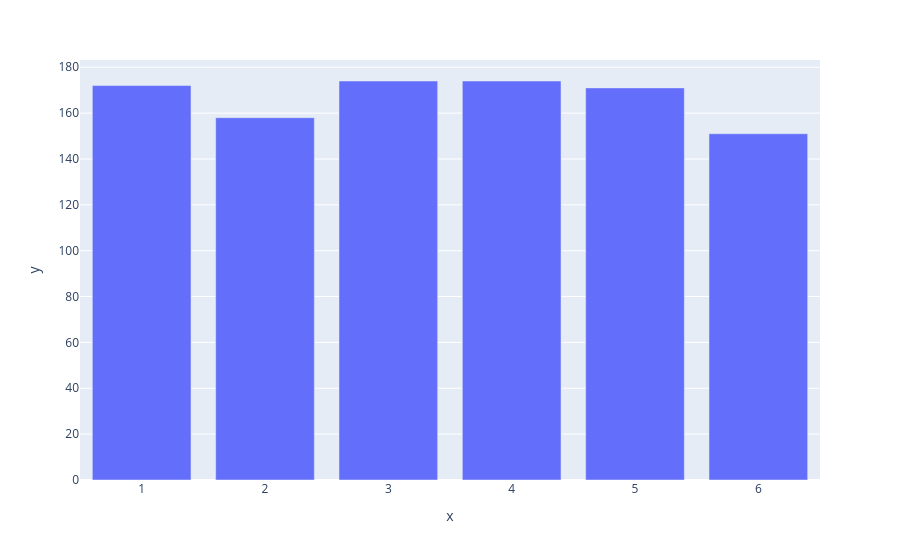

This figure's notebook cell:
### Code cell
from random import randint
import plotly.express as px

class Die:
    # 주사위 하나를 나타내는 클래스

    def __init__(self, num_sides=6):
        '''6면체 주사위'''
        self.num_sides = num_sides

    def roll(self):
        '''1에서 주사위 면 수 까지의 임의의 숫자를 반환합니다.'''
        return randint(1, self.num_sides)


die = Die()

results = []
for roll_num in range(100):
    result = die.roll()
    results.append(result)

#print(results)

results = []
for roll_num in range(1000):
    result = die.roll()
    results.append(result)

frequencies = []
poss_results = range(1, die.num_sides+1)
for value in poss_results:
    frequency = results.count(value)
    frequencies.append(frequency)

print(frequencies)

#결과 시각화
fig = px.bar(x=poss_results, y=frequencies)
fig.show()

### Figure 1 — Plotly figure (JSON) as saved in the notebook; plotly's stock layout.template omitted (floating-point values rounded to 4 significant figures)
{"data": [{"hovertemplate": "x=%{x}<br>y=%{y}<extra></extra>", "legendgroup": "", "marker": {"color": "#636efa", "pattern": {"shape": ""}}, "name": "", "orientation": "v", "showlegend": false, "textposition": "auto", "type": "bar", "x": [1, 2, 3, 4, 5, 6], "xaxis": "x", "y": [172, 158, 174, 174, 171, 151], "yaxis": "y"}], "layout": {"barmode": "relative", "legend": {"tracegroupgap": 0}, "margin": {"t": 60}, "xaxis": {"anchor": "y", "domain": [0, 1], "title": {"text": "x"}}, "yaxis": {"anchor": "x", "domain": [0, 1], "title": {"text": "y"}}}}
